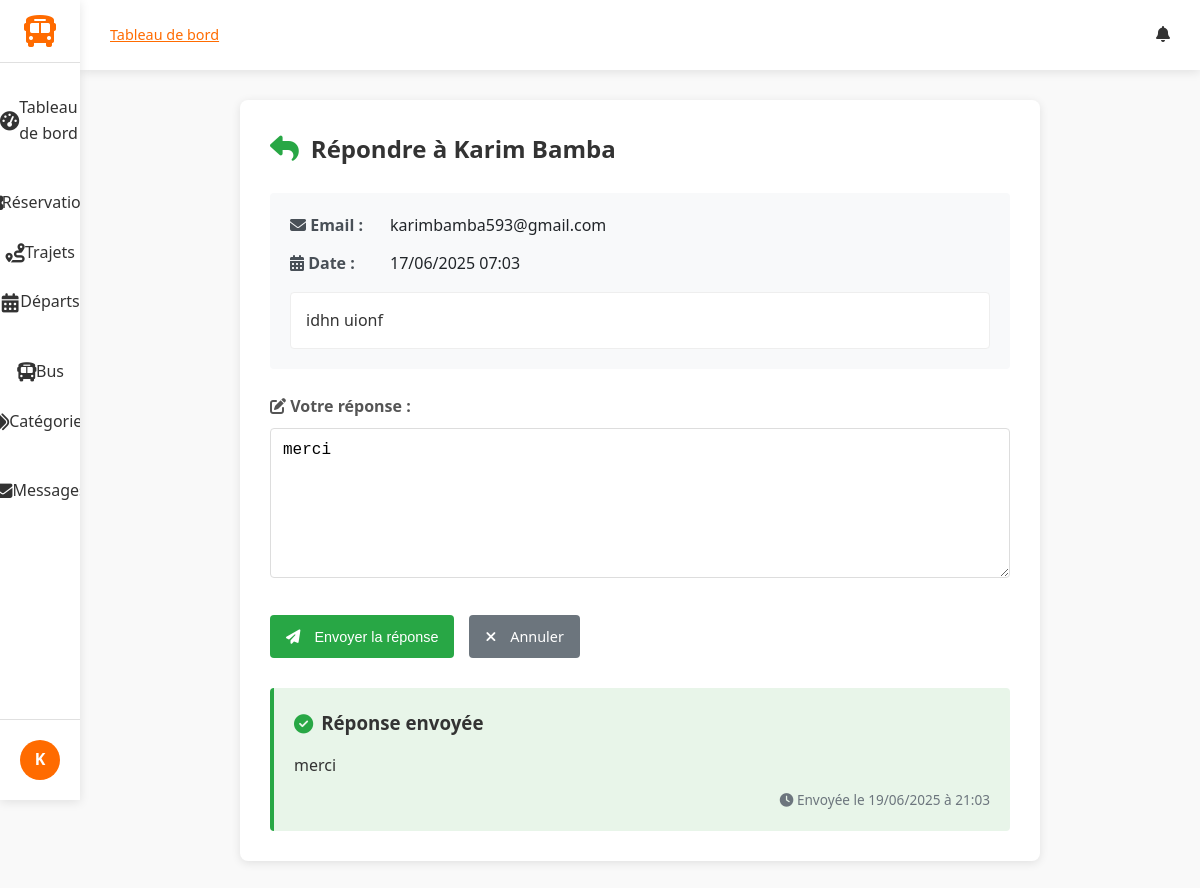
The page /dashboard/messages/9/reply/ (signed in) on the database its author committed.
### accounts/models.py (models this page shows, shortened)
class CustomUser(AbstractUser):
    """
    Modèle utilisateur personnalisé. Hérite de AbstractUser (nom d'utilisateur, email, etc.).
    Nous pourrions ajouter des champs ici (par ex. is_client), mais utilisons la version minimale.
    """

### reservations/models.py (models this page shows)
class ContactMessage(models.Model):
    name = models.CharField(max_length=100)
    email = models.EmailField()
    message = models.TextField()
    submitted_at = models.DateTimeField(auto_now_add=True)
    reply = models.TextField(blank=True, null=True)
    replied_at = models.DateTimeField(blank=True, null=True)

### gareci_admin/views.py (the view, shortened to what this page needs)
# urls.py: path('messages/<int:pk>/reply/', MessageReplyView.as_view(), name='message_reply'),
class MessageReplyView(StaffRequiredMixin, UpdateView):
    model = ContactMessage
    form_class = ContactReplyForm
    template_name = 'dashboard/message_form.html'
    success_url = reverse_lazy('dashboard:message_list')

### gareci_admin/forms.py
class ContactReplyForm(forms.ModelForm):
    class Meta:
        model = ContactMessage
        fields = ['reply']
        labels = {
            'reply': 'Réponse à envoyer au client',
        }
        widgets = {
            'reply': forms.Textarea(attrs={'rows': 5, 'placeholder': 'Votre réponse...'}),
        }

### gareci_admin/utils.py (called while the page is built)
    def test_func(self):
        return self.request.user.is_staff

### gareci_admin/templates/dashboard/message_form.html (shortened to what this page needs)
{% extends 'dashboard/dashboard_base.html' %}
{% block content %}
<div class="reply-container">
    <div class="reply-header">
        <i class="fas fa-reply"></i>
        <h2>Répondre à {{ object.name }}</h2>
    </div>
    <div class="message-details">
        <div class="detail-item">
            <span class="detail-label"><i class="fas fa-envelope"></i> Email :</span>
            <span class="detail-value">{{ object.email }}</span>
        </div>
        <div class="detail-item">
            <span class="detail-label"><i class="fas fa-calendar-alt"></i> Date :</span>
            <span class="detail-value">{{ object.submitted_at|date:"d/m/Y H:i" }}</span>
        </div>
        <div class="message-content">
            {{ object.message|linebreaks }}
        </div>
    </div>
    <form method="post">
        <div class="form-group">
            <label for="id_reply"><i class="fas fa-edit"></i> Votre réponse :</label>
            <textarea id="id_reply" name="reply" required>{{ form.reply.value|default:'' }}</textarea>
        </div>
        <div class="form-actions">
            <button type="submit" class="btn btn-success">
                <i class="fas fa-paper-plane"></i> Envoyer la réponse
            </button>
            <a href="{% url 'dashboard:message_list' %}" class="btn btn-secondary">
                <i class="fas fa-times"></i> Annuler
            </a>
        </div>
    </form>
    {% if object.reply %}
    <div class="existing-reply">
        <div class="reply-header-small">
            <i class="fas fa-check-circle"></i>
            <h3>Réponse envoyée</h3>
        </div>
        <div class="reply-content">{{ object.reply|linebreaks }}</div>
        <div class="reply-date">
            <i class="fas fa-clock"></i> Envoyée le {{ object.replied_at|date:"d/m/Y à H:i" }}
        </div>
    </div>
    {% endif %}
</div>
{% endblock %}

### gareci_admin/templates/dashboard/dashboard_base.html (shortened to what this page needs)
{% load static %}
<!DOCTYPE html>
<html lang="fr">
<head>
    <link rel="stylesheet" href="https://cdnjs.cloudflare.com/ajax/libs/font-awesome/6.4.0/css/all.min.css">
    <link rel="stylesheet" href="{% static 'css/dashboard_base.css' %}">
</head>
<body>
    <div class="dashboard-container">
        <aside class="sidebar">
            <div class="logo">
                <i class="fas fa-bus"></i>
            </div>
            <nav class="sidebar-nav">
                <ul class="nav-list">
                    <li class="{% if active_tab == 'dashboard' %}active{% endif %}">
                        <a href="{% url 'dashboard:index' %}">
                            <i class="fas fa-tachometer-alt"></i> Tableau de bord
                        </a>
                    </li>
                    <li class="nav-section-header">
                    </li>
                    <li class="{% if active_tab == 'reservations' %}active{% endif %}">
                        <a href="{% url 'dashboard:reservation_list' %}">
                             Réservations
                        </a>
                    </li>
                    <li class="{% if active_tab == 'trips' %}active{% endif %}">
                        <a href="{% url 'dashboard:trip_list' %}">
                            <i class="fas fa-route"></i> Trajets
                        </a>
                    </li>
                    <li class="{% if active_tab == 'departures' %}active{% endif %}">
                        <a href="{% url 'dashboard:departure_list' %}">
                            <i class="fas fa-calendar-alt"></i> Départs
                        </a>
                    </li>
                    <li class="nav-section-header">
                    </li>
                    <li class="{% if active_tab == 'buses' %}active{% endif %}">
                        <a href="{% url 'dashboard:bus_list' %}">
                            <i class="fas fa-bus"></i> Bus
                        </a>
                    </li>
                    <li class="{% if active_tab == 'categories' %}active{% endif %}">
                        <a href="{% url 'dashboard:category_list' %}">
                            <i class="fas fa-tags"></i> Catégories
                        </a>
                    </li>
                    <li class="nav-section-header">
                    </li>
                    <li class="{% if active_tab == 'messages' %}active{% endif %}">
                        <a href="{% url 'dashboard:message_list' %}">
                            <i class="fas fa-envelope"></i> Messages
                        </a>
                    </li>
                </ul>
            </nav>
            <div class="sidebar-footer">
                <div class="user-profile">
                    <div class="user-avatar">
                        {% if user.profile.image %}
                            <img src="{{ user.profile.image.url }}" alt="{{ user.username }}">
                        {% else %}
                            <div class="avatar-initials">
                                {{ user.username|slice:":1"|upper }}
                            </div>
                        {% endif %}
                    </div>
                </div>
            </div>
        </aside>
        <main class="main-content">
            <header class="content-header">
                <div class="header-left">
                    <div class="breadcrumbs">
                        {% block breadcrumbs %}
                        <a href="{% url 'dashboard:index' %}">Tableau de bord</a>
                        {% endblock %}
                    </div>
                </div>
                <div class="header-right">
                    {% block header_actions %}
                    <div class="notifications">
                        <i class="fas fa-bell"></i>
                    </div>
                    {% endblock %}
                </div>
            </header>
            <div class="content-wrapper">
                {% block content %}{% endblock %}
            </div>
        </main>
    </div>
</body>
</html>

### static/css/dashboard_base.css (style rules this page uses)
:root { --primary: #FF6B00; --primary-dark: #E05D00; --secondary: #0056B3; --dark: #333333; --light: #F5F5F5; --gray: #888888; --light-gray: #E0E0E0; --sidebar-width: 280px; --sidebar-collapsed-width: 80px; --header-height: 70px; --blue: #4285F4; --green: #34A853; --orange: #FBBC05; --red: #EA4335; --border-radius: 8px; --box-shadow: 0 2px 10px rgba(0, 0, 0, 0.1); --transition: all 0.3s ease; }
* { margin: 0; padding: 0; box-sizing: border-box; }
body { font-family: 'Segoe UI', Tahoma, Geneva, Verdana, sans-serif; background-color: #f9f9f9; color: var(--dark); line-height: 1.6; }
.dashboard-container { display: flex; min-height: 100vh; }
.sidebar { width: var(--sidebar-width); background-color: white; box-shadow: var(--box-shadow); display: flex; flex-direction: column; transition: var(--transition); z-index: 100; height: 100vh; position: fixed; }
.logo { display: flex; align-items: center; padding: 20px; border-bottom: 1px solid var(--light-gray); }
.logo i { font-size: 2rem; color: var(--primary); margin-right: 10px; }
.sidebar-nav { flex: 1; padding: 20px 0; overflow-y: auto; }
.nav-list { list-style: none; }
.nav-section-header { padding: 15px 20px 5px; font-size: 0.8rem; text-transform: uppercase; color: var(--gray); letter-spacing: 0.5px; }
.nav-list li a { display: flex; align-items: center; padding: 12px 20px; color: var(--dark); text-decoration: none; transition: var(--transition); }
.nav-list li a i { margin-right: 10px; width: 20px; text-align: center; }
.sidebar-footer { padding: 20px; border-top: 1px solid var(--light-gray); }
.user-profile { display: flex; align-items: center; }
.user-avatar { margin-right: 12px; }
.avatar-initials { width: 40px; height: 40px; border-radius: 50%; background-color: var(--primary); color: white; display: flex; align-items: center; justify-content: center; font-weight: bold; }
.main-content { flex: 1; margin-left: var(--sidebar-width); transition: var(--transition); min-height: 100vh; display: flex; flex-direction: column; }
.content-header { display: flex; justify-content: space-between; align-items: center; padding: 0 30px; height: var(--header-height); background-color: white; box-shadow: var(--box-shadow); position: sticky; top: 0; z-index: 90; }
.header-left { display: flex; align-items: center; }
.breadcrumbs { font-size: 0.9rem; color: var(--gray); }
.breadcrumbs a { color: var(--primary); }
.header-right { display: flex; align-items: center; gap: 20px; }
.notifications { position: relative; cursor: pointer; }
.content-wrapper { flex: 1; padding: 30px; background-color: #f9f9f9; }
.btn { display: inline-flex; align-items: center; justify-content: center; padding: 8px 16px; border-radius: var(--border-radius); font-weight: 500; cursor: pointer; transition: var(--transition); border: none; font-size: 0.9rem; }
.btn i { margin-right: 6px; }
@media (max-width: 1200px) { .sidebar { width: var(--sidebar-collapsed-width); } }
@media (max-width: 1200px) { .logo { justify-content: center; padding: 15px 0; } }
@media (max-width: 1200px) { .logo i { margin-right: 0; } }
@media (max-width: 1200px) { .nav-list li a { justify-content: center; padding: 12px 0; } }
@media (max-width: 1200px) { .nav-list li a i { margin-right: 0; font-size: 1.2rem; } }
@media (max-width: 1200px) { .user-avatar { margin-right: 0; } }
@media (max-width: 1200px) { .main-content { margin-left: var(--sidebar-collapsed-width); } }

### rows shown on the page
CustomUser: username "K"
ContactMessage: name "Karim Bamba", email "karimbamba593@gmail.com", submitted_at "17/06/2025 07:03", message "idhn uionf", reply "merci", replied_at "19/06/2025 à 21:03"
